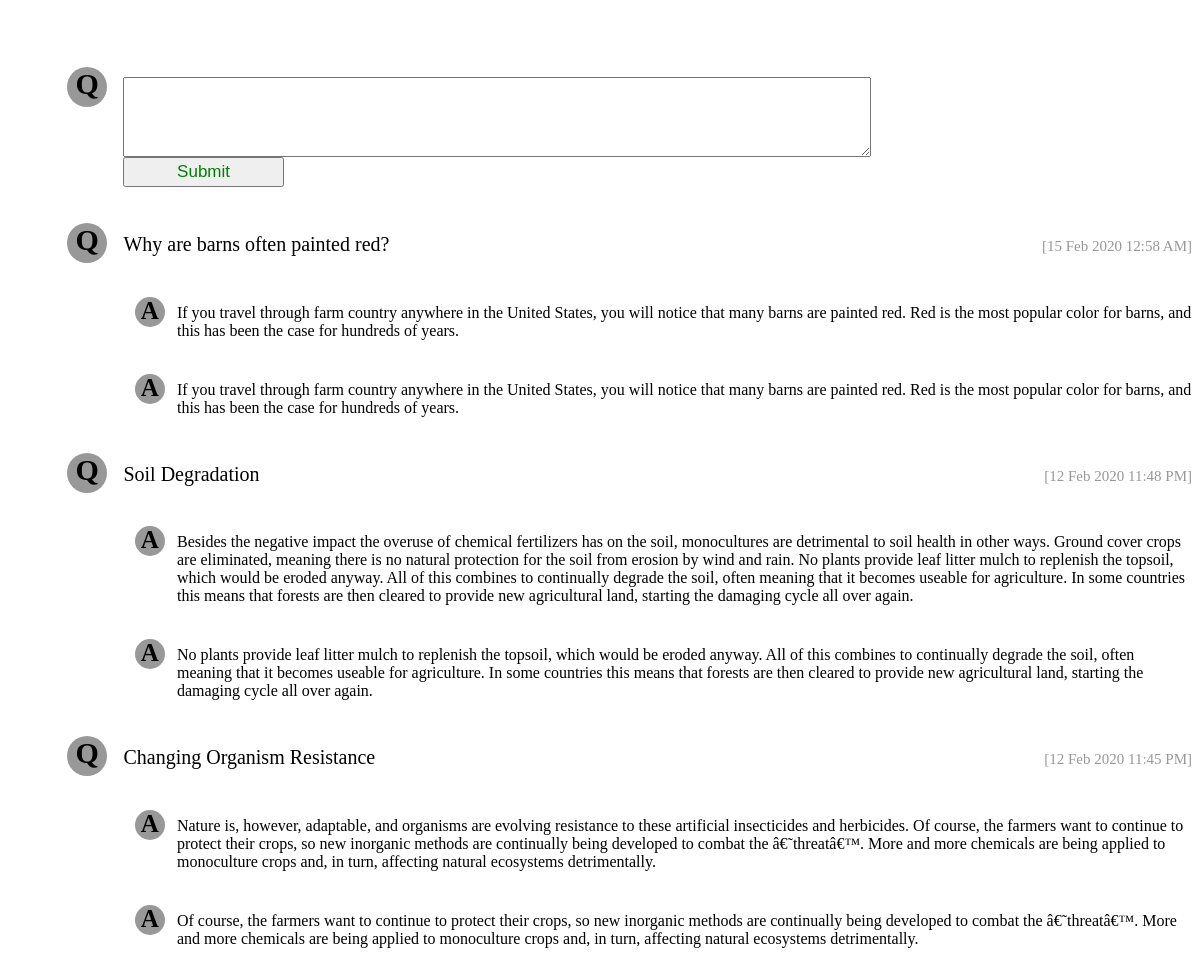
Screenshot of /inputtingProblem.php with the database file from the repository.
### tables this page shows
CREATE TABLE `inputtingproblem` (
  `id` int(11) NOT NULL,
  `question` text NOT NULL,
  `answer` text NOT NULL,
  `questionId` int(11) NOT NULL,
  `answerType` int(11) NOT NULL,
  `date` varchar(50) NOT NULL,
  `seen` int(11) NOT NULL
);

### lib/Database.php (called while the page is built, shortened)
<?php
Class Database{
		private $host   = "localhost";
	private $user   = "root";
	private $pass   = "";
	private $dbname = "e_agri";
	public $link;
	private function connectDB(){
	$this->link = new mysqli($this->host, $this->user, $this->pass, $this->dbname);
 }
	public function select($query){
		$result = $this->link->query($query) or die($this->link->error.__LINE__);
		if($result->num_rows > 0){
			return $result;
		} else {
			return false;
		}
	}
}

### inputtingProblem.php (the view, shortened to what this page needs)
<?php
include './lib/Database.php';
$db = new Database();
?>
<div class="inputting-problem-box">
	<div class="question1">
		<div class="question-header">Q</div>
		<div class="question-text">
			<textarea class="question-text-value question-value"></textarea><br>
			<input class="question-text-submit question-submit" type="submit" value="Submit">
		</div>
	</div><br><br>
	<?php
	$i=0;
	$query = "SELECT * FROM inputtingproblem ORDER BY id desc";
    $resultProblem = $db->select($query);
    if($resultProblem){
        while($resultProblemm = $resultProblem->fetch_assoc()){
        	if($resultProblemm['question'] != '' && $i<3){
        		$i++;
	?>
	    <div class="question">
		    <div class="question-header">Q</div>
		    <div class="question-text"><?php echo $resultProblemm['question']; ?></div>
		    <div class="question-date">[<?php echo $resultProblemm['date']; ?>]</div>
	    </div>
	    <?php
	    $query = "SELECT * FROM inputtingproblem WHERE questionId='$resultProblemm[id]'";
        $resultAnswer = $db->select($query);
        if($resultAnswer){
            while($resultAnswerr = $resultAnswer->fetch_assoc()){
	    ?>
	        <div class="answer">
		        <div class="answer-header">A</div>
		        <div class="answer-text"><?php echo $resultAnswerr['answer']; ?></div>
	        </div>
	    <?php
            }
        }
        ?>
        <br><br>
        <?php
            }
        }
    }
	?>
</div>

### inputtingProblem.php (style rules this page uses)
.inputting-problem-box { margin-left: 5%; padding-top: 5%; }
.question,.question1 { font-size: 20px; }
.question-header { width: 40px; height: 40px; border-radius: 50%; background: #989898; float: left; font-size: 30px; font-weight: bold; text-align: center; }
.question-text { margin-left: 5%; padding-top: 10px; }
.question-date { float: right; clear: both; margin-top: -25px; font-size: 15px; color: #989898; }
.answer { margin-left: 6%; padding-top: 3%; clear: both; }
.answer-header { width: 30px; height: 30px; border-radius: 50%; background: #989898; float: left; font-size: 25px; font-weight: bold; text-align: center; }
.answer-text { margin-left: 4%; padding-top: 7px; }
.question-text-value { height: 80px; width: 70%; clear: both; }
.question-text-submit { height: 30px; width: 15%; text-align: center; font-size: 17px; color: green; }

### rows the page displays
inputtingproblem: question "Why are barns often painted red?", date "15 Feb 2020 12:58 AM"
inputtingproblem: answer "If you travel through farm country anywhere in the United States, you will notice that many barns are painted red. Red is the most popular color for barns, and this has been the case for hundreds of years."
inputtingproblem: answer "If you travel through farm country anywhere in the United States, you will notice that many barns are painted red. Red is the most popular color for barns, and this has been the case for hundreds of years."
inputtingproblem: question "Soil Degradation", date "12 Feb 2020 11:48 PM"
inputtingproblem: answer "Besides the negative impact the overuse of chemical fertilizers has on the soil, monocultures are detrimental to soil health in other ways. Ground cover crops are eliminated, meaning there is no natural protection for the soil from erosion by wind and rain. No plants provide leaf litter mulch to replenish the topsoil, which would be eroded anyway. All of this combines to continually degrade the soil, often meaning that it becomes useable for agriculture. In some countries this means that forests are then cleared to provide new agricultural land, starting the damaging cycle all over again."
inputtingproblem: answer "No plants provide leaf litter mulch to replenish the topsoil, which would be eroded anyway. All of this combines to continually degrade the soil, often meaning that it becomes useable for agriculture. In some countries this means that forests are then cleared to provide new agricultural land, starting the damaging cycle all over again."
inputtingproblem: question "Changing Organism Resistance", date "12 Feb 2020 11:45 PM"
inputtingproblem: answer "Nature is, however, adaptable, and organisms are evolving resistance to these artificial insecticides and herbicides. Of course, the farmers want to continue to protect their crops, so new inorganic methods are continually being developed to combat the â€˜threatâ€™. More and more chemicals are being applied to monoculture crops and, in turn, affecting natural ecosystems detrimentally."
inputtingproblem: answer "Of course, the farmers want to continue to protect their crops, so new inorganic methods are continually being developed to combat the â€˜threatâ€™. More and more chemicals are being applied to monoculture crops and, in turn, affecting natural ecosystems detrimentally."
